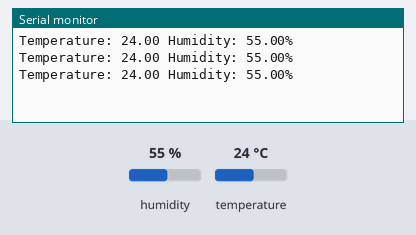
The sketch below on a simulated Arduino Uno, built with avr-gcc and run on an emulated ATmega328P. Shown: the last lines printed to the serial monitor. Inputs (shaded band) come from the test bench; at power-on: humidity 55 %, temperature 24 °C.

Above: at 6.8 s.
6.9 s: humidity set to 22 %
At 11.0 s:
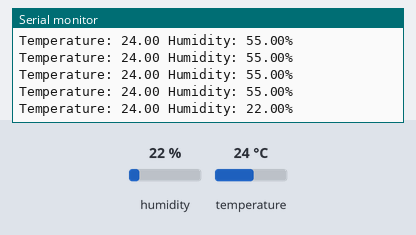
12.3 s: temperature set to 12 °C
At 15.3 s:
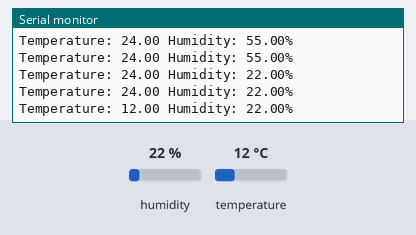
17.7 s: humidity set to 40 %
At 18.3 s:
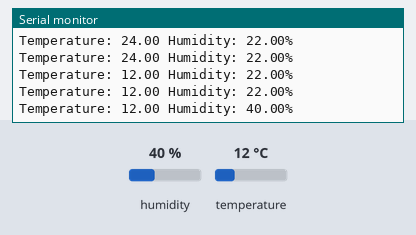
Timing chart, 0 to 20.7 s (numbered marks = the images above; inputs shaded):
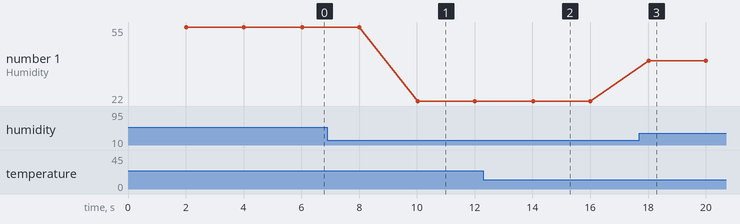

The sketch:

dht11_test.ino
```cpp
#include <DHT.h>
#define DHTTYPE DHT11
#define DHTPIN 2 //  digital pin 2 conected to DHT11

DHT dht(DHTPIN , DHTTYPE);
unsigned long lastRead = 0;
float temperature;
float humidity;

void setup (){
   Serial.begin (9600);
   dht.begin ();
}

void loop(){
   if (millis () - lastRead >= 2000){
   lastRead = millis ();
   float t = dht.readTemperature ();
   float h = dht.readHumidity ();
   if (! isnan(t) && !isnan(h)){
      temperature = t;
      humidity = h;
   }
   Serial.print(F("Temperature: "));
   Serial.print(temperature);
   Serial.print(F(" Humidity: "));
   Serial.print(humidity);
   Serial.println(F("%"));
   }
}
```

Measured:
- after the input at 6.9 s, the serial monitor: prints a new line after 3.1 s (image 1)
- after the input at 12.3 s, the serial monitor: prints a new line after 1.7 s (image 2)
- after the input at 17.7 s, the serial monitor: prints a new line after 0.32 s (image 3)
- plotted number 1: 55 → 22 after the input at 6.9 s, 22 → 40 after the input at 17.7 s
